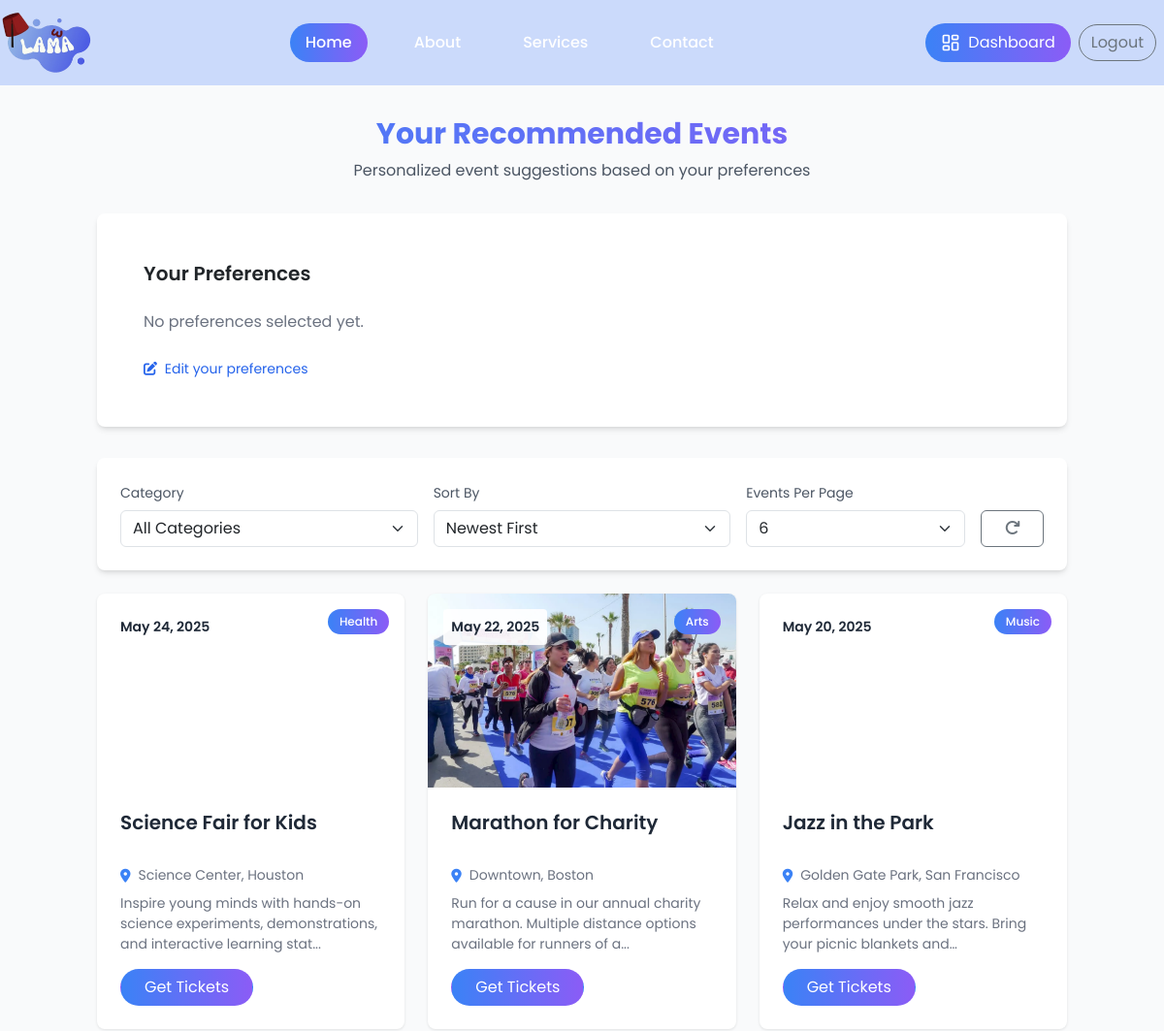
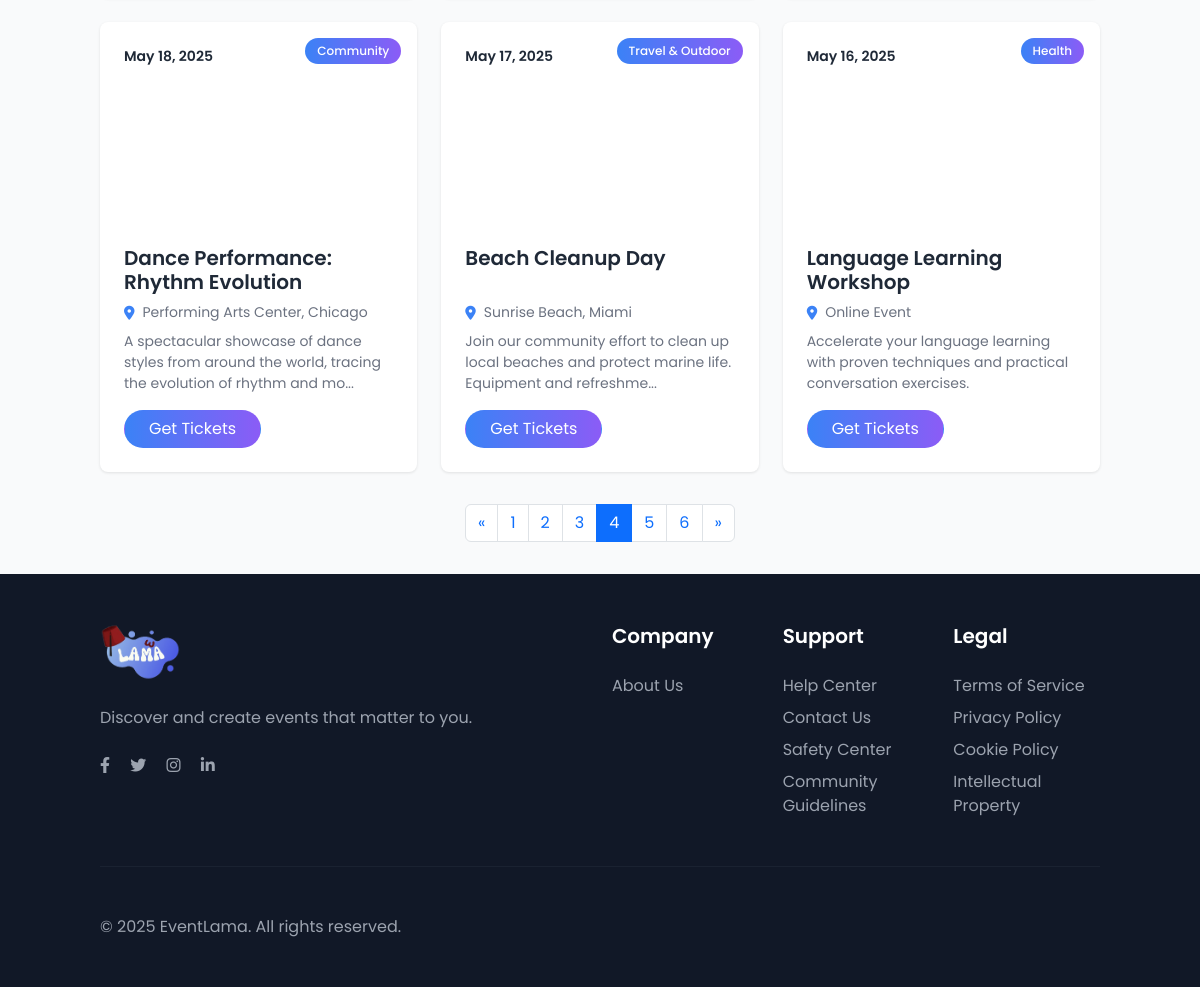
The page /view/pages/recommended-events.php?sort=newest&page=4 (signed in) on the database its author committed (2 pictures, top to bottom).
### tables this page shows
CREATE TABLE `events` (
  `id` int(11) NOT NULL,
  `organizer_id` int(11) NOT NULL,
  `title` varchar(255) NOT NULL,
  `description` text DEFAULT NULL,
  `start_date` datetime NOT NULL,
  `end_date` datetime NOT NULL,
  `door_time` time DEFAULT NULL,
  `location` varchar(255) DEFAULT NULL,
  `online_link` varchar(255) DEFAULT NULL,
  `event_type` enum('in-person','online') NOT NULL DEFAULT 'in-person',
  `image` varchar(255) DEFAULT NULL,
  `category_id` int(11) NOT NULL,
  `capacity` int(11) DEFAULT NULL,
  `age_restriction` varchar(50) DEFAULT 'All Ages',
  `status` varchar(50) DEFAULT NULL,
  `created_at` datetime DEFAULT current_timestamp()
);

CREATE TABLE `categories` (
  `id` int(11) NOT NULL,
  `name` varchar(255) NOT NULL,
  `description` text DEFAULT NULL
);

### controller/preferences.php (called while the page is built, shortened)
<?php
function getRecommendedEvents(PDO $pdo, int $userId, int $limit = 6, int $offset = 0, int $categoryId = 0, string $sortBy = 'newest'): array
{
    try {
        $where = "WHERE up.user_id = :user_id
                AND e.start_date >= CURRENT_TIMESTAMP()
                AND e.status = 'published'";
        $orderBy = "ORDER BY ";
        switch ($sortBy) {
            case 'newest':
            default:
                $orderBy .= "e.start_date DESC";
                break;
        }
        $stmt = $pdo->prepare("
            SELECT DISTINCT e.*, c.name as category_name
            FROM events e
            INNER JOIN user_preferences up ON e.category_id = up.category_id
            INNER JOIN categories c ON e.category_id = c.id
            $where
            $orderBy
            LIMIT :limit
            OFFSET :offset
        ");
        $stmt->bindParam(':user_id', $userId, PDO::PARAM_INT);
        $stmt->bindParam(':limit', $limit, PDO::PARAM_INT);
        $stmt->bindParam(':offset', $offset, PDO::PARAM_INT);
        $stmt->execute();
        $events = $stmt->fetchAll(PDO::FETCH_ASSOC);
        if (empty($events)) {
            $fallbackWhere = "WHERE e.start_date >= CURRENT_TIMESTAMP()
                          AND e.status = 'published'";
            $stmt = $pdo->prepare("
                SELECT e.*, c.name as category_name
                FROM events e
                INNER JOIN categories c ON e.category_id = c.id
                $fallbackWhere
                $orderBy
                LIMIT :limit
                OFFSET :offset
            ");
            $stmt->bindParam(':limit', $limit, PDO::PARAM_INT);
            $stmt->bindParam(':offset', $offset, PDO::PARAM_INT);
            $stmt->execute();
            $events = $stmt->fetchAll(PDO::FETCH_ASSOC);
        }
        return $events;
    } catch (PDOException $e) {
        error_log("Get Recommended Events Error: " . $e->getMessage());
        return [];
    }
}
function countRecommendedEvents($pdo, $userId, $categoryId = 0)
{
    try {
        $where = "WHERE up.user_id = :user_id
                AND e.start_date >= CURRENT_TIMESTAMP()
                AND e.status = 'published'";
        $stmt = $pdo->prepare("
            SELECT COUNT(DISTINCT e.id) as total
            FROM events e
            INNER JOIN user_preferences up ON e.category_id = up.category_id
            INNER JOIN categories c ON e.category_id = c.id
            $where
        ");
        $stmt->bindParam(':user_id', $userId, PDO::PARAM_INT);
        $stmt->execute();
        $result = $stmt->fetch(PDO::FETCH_ASSOC);
        $count = $result['total'] ?? 0;
        if ($count == 0) {
            $fallbackWhere = "WHERE e.start_date >= CURRENT_TIMESTAMP()
                          AND e.status = 'published'";
            $stmt = $pdo->prepare("
                SELECT COUNT(DISTINCT e.id) as total
                FROM events e
                INNER JOIN categories c ON e.category_id = c.id
                $fallbackWhere
            ");
            $stmt->execute();
            $result = $stmt->fetch(PDO::FETCH_ASSOC);
            $count = $result['total'] ?? 0;
        }
        return $count;
    } catch (PDOException $e) {
        error_log("Count Recommended Events Error: " . $e->getMessage());
        return 0;
    }
}

### view/pages/recommended-events.php (the view, shortened to what this page needs)
<?php
include_once __DIR__ . '/../../config/database.php';
include_once __DIR__ . '/../../controller/preferences.php';
$user_id = $_SESSION['user_id'];
$limit = isset($_GET['limit']) ? (int)$_GET['limit'] : 6;
$page = isset($_GET['page']) ? (int)$_GET['page'] : 1;
$offset = ($page - 1) * $limit;
$category_filter = isset($_GET['category']) ? (int)$_GET['category'] : 0;
$sort_by = isset($_GET['sort']) ? $_GET['sort'] : 'newest';
$user_preferences = getUserPreferences($cnx, $user_id);
$recommended_events = getRecommendedEvents($cnx, $user_id, $limit, $offset, $category_filter, $sort_by);
$total_events = countRecommendedEvents($cnx, $user_id, $category_filter);
$total_pages = ceil($total_events / $limit);
$categories = getCategories($cnx);
$base_url = '?';
if ($sort_by) $base_url .= "sort={$sort_by}&";
?>
<!DOCTYPE html>
<html lang="en">
<head>
    <script src="https://cdn.tailwindcss.com"></script>
    <link href="https://cdn.jsdelivr.net/npm/bootstrap@5.3.0/dist/css/bootstrap.min.css" rel="stylesheet" />
    <link rel="stylesheet" href="https://cdnjs.cloudflare.com/ajax/libs/font-awesome/6.4.0/css/all.min.css" />
    <link rel="stylesheet" href="../styles/css/landing2.css" />
    <script src="../scripts/tailwind.js"></script>
</head>
<body>
    <?php include '../partials/navbar.php'; ?>
    <main class="py-8 bg-gray-50">
        <div class="container">
            <div class="mb-8 text-center">
                <h1 class="text-3xl font-bold text-gradient mb-2">Your Recommended Events</h1>
                <p class="text-gray-600">Personalized event suggestions based on your preferences</p>
            </div>
            <div class="bg-white rounded-lg shadow-md p-5 mb-8">
                <h2 class="text-xl font-semibold mb-4">Your Preferences</h2>
                <div class="flex flex-wrap gap-2 mb-4">
                    <?php if (!empty($user_preferences)): ?>
                        <?php foreach ($categories as $category): ?>
                            <?php if (in_array($category['id'], $user_preferences)): ?>
                                <span class="bg-blue-100 text-blue-700 px-3 py-1 rounded-full text-sm">
                                    <?php echo htmlspecialchars($category['name']); ?>
                                </span>
                            <?php endif; ?>
                        <?php endforeach; ?>
                    <?php else: ?>
                        <p class="text-gray-500">No preferences selected yet.</p>
                    <?php endif; ?>
                </div>
                <a href="landing-page.php#preferencesSection" class="text-blue-600 text-sm hover:underline">
                    <i class="fas fa-edit me-1"></i> Edit your preferences
                </a>
            </div>
            <div class="bg-white rounded-lg shadow-md p-4 mb-4">
                <form method="GET" class="row g-3 align-items-end" id="filterForm">
                    <div class="col-md-4">
                        <label for="categoryFilter" class="form-label text-sm text-gray-600">Category</label>
                        <select class="form-select" id="categoryFilter" name="category" onchange="this.form.submit()">
                            <option value="0" <?php echo $category_filter == 0 ? 'selected' : ''; ?>>All Categories</option>
                        </select>
                    </div>
                    <div class="col-md-4">
                        <label for="sortFilter" class="form-label text-sm text-gray-600">Sort By</label>
                        <select class="form-select" id="sortFilter" name="sort" onchange="this.form.submit()">
                            <option value="newest" <?php echo $sort_by == 'newest' ? 'selected' : ''; ?>>Newest First</option>
                        </select>
                    </div>
                    <div class="col-md-3">
                        <label for="limitFilter" class="form-label text-sm text-gray-600">Events Per Page</label>
                        <select class="form-select" id="limitFilter" name="limit" onchange="this.form.submit()">
                            <option value="6" <?php echo $limit == 6 ? 'selected' : ''; ?>>6</option>
                        </select>
                    </div>
                    <div class="col-md-1">
                        <a href="recommended-events.php" class="btn btn-outline-secondary w-100" title="Clear Filters">
                            <i class="fas fa-redo"></i>
                        </a>
                    </div>
                </form>
            </div>
            <?php if (!empty($recommended_events)): ?>
                <div class="row g-4">
                    <?php foreach ($recommended_events as $event): ?>
                        <div class="col-lg-4 col-md-6">
                            <div class="event-card h-100">
                                <div class="event-image" style="background-image: url('<?php echo $event['image'] ?? '../assets/images/default.jpg'; ?>')">
                                    <div class="event-date">
                                        <?php echo date('M d, Y', strtotime($event['start_date'])); ?>
                                    </div>
                                    <div class="event-category">
                                        <?php echo htmlspecialchars($event['category_name'] ?? 'Uncategorized'); ?>
                                    </div>
                                </div>
                                <div class="event-content">
                                    <h3 class="event-title"><?php echo htmlspecialchars($event['title']); ?></h3>
                                    <div class="event-location">
                                        <i class="fas fa-map-marker-alt"></i>
                                        <span>
                                            <?php echo $event['event_type'] === 'online'
                                                ? 'Online Event'
                                                : htmlspecialchars($event['location']);
                                            ?>
                                        </span>
                                    </div>
                                    <p class="event-description">
                                        <?php echo htmlspecialchars(
                                            strlen($event['description']) > 100
                                                ? substr($event['description'], 0, 100) . '...'
                                                : $event['description']
                                        ); ?>
                                    </p>
                                    <a href="event-details.php?id=<?php echo $event['id']; ?>" class="btn btn-gradient rounded-pill px-4">Get Tickets</a>
                                </div>
                            </div>
                        </div>
                    <?php endforeach; ?>
                </div> <?php if ($total_pages > 1): ?>
                    <nav class="mt-8">
                        <ul class="pagination justify-content-center">
                            <li class="page-item <?php echo ($page <= 1) ? 'disabled' : ''; ?>">
                                <a class="page-link" href="<?php echo $base_url; ?>page=<?php echo $page - 1; ?>" aria-label="Previous">
                                    <span aria-hidden="true">&laquo;</span>
                                </a>
                            </li>
                            <?php for ($i = 1; $i <= $total_pages; $i++): ?>
                                <li class="page-item <?php echo ($page == $i) ? 'active' : ''; ?>">
                                    <a class="page-link" href="<?php echo $base_url; ?>page=<?php echo $i; ?>"><?php echo $i; ?></a>
                                </li>
                            <?php endfor; ?>
                            <li class="page-item <?php echo ($page >= $total_pages) ? 'disabled' : ''; ?>">
                                <a class="page-link" href="<?php echo $base_url; ?>page=<?php echo $page + 1; ?>" aria-label="Next">
                                    <span aria-hidden="true">&raquo;</span>
                                </a>
                            </li>
                        </ul>
                    </nav>
                <?php endif; ?>
            <?php endif; ?>
        </div>
    </main>
    <?php include "../partials/footer.php"; ?>
</body>
</html>

### view/styles/css/landing2.css (style rules this page uses)
html, body { margin: 0; padding: 0; width: 100%; height: 100%; overflow-x: hidden; box-sizing: border-box; font-family: "Poppins", sans-serif; }
*, *:before, *:after { box-sizing: inherit; }
body { display: flex; flex-direction: column; min-height: 100vh; background-color: #f5f7ff; }
main { flex: 1; }
.text-gradient { background: linear-gradient(to right, #3b82f6, #8b5cf6); -webkit-background-clip: text; -webkit-text-fill-color: transparent; }
.btn-gradient { background: linear-gradient(to right, #3b82f6, #8b5cf6); color: white; transition: all 0.3s ease; }
.event-card { border-radius: 0.5rem; overflow: hidden; transition: all 0.3s ease; height: 100%; background-color: white; box-shadow: 0 1px 3px rgba(0, 0, 0, 0.1); }
.event-image { height: 200px; background-size: cover; background-position: center; position: relative; }
.event-date { position: absolute; top: 1rem; left: 1rem; background-color: rgba(255, 255, 255, 0.9); padding: 0.5rem; border-radius: 0.25rem; font-weight: 600; font-size: 0.875rem; color: #1f2937; }
.event-category { position: absolute; top: 1rem; right: 1rem; background: linear-gradient(to right, #3b82f6, #8b5cf6); padding: 0.25rem 0.75rem; border-radius: 1rem; font-weight: 500; font-size: 0.75rem; color: white; }
.event-content { padding: 1.5rem; }
.event-title { font-size: 1.25rem; font-weight: 600; margin-bottom: 0.5rem; color: #1f2937; display: -webkit-box; -webkit-line-clamp: 2; -webkit-box-orient: vertical; overflow: hidden; text-overflow: ellipsis; height: 3rem; }
.event-location { display: flex; align-items: center; font-size: 0.875rem; color: #6b7280; margin-bottom: 0.5rem; }
.event-location i { margin-right: 0.5rem; color: #3b82f6; }
.event-description { font-size: 0.875rem; color: #6b7280; margin-bottom: 1rem; display: -webkit-box; -webkit-line-clamp: 3; -webkit-box-orient: vertical; overflow: hidden; text-overflow: ellipsis; height: 3.9rem; }

### rows shown on the page
events: start_date "May 24, 2025", category.name "Health", title "Science Fair for Kids", location "Science Center, Houston", description "Inspire young minds with hands-on science experiments, demonstrations, and interactive learning stat..."
events: image (picture), start_date "May 22, 2025", category.name "Arts", title "Marathon for Charity", location "Downtown, Boston", description "Run for a cause in our annual charity marathon. Multiple distance options available for runners of a..."
events: start_date "May 20, 2025", category.name "Music", title "Jazz in the Park", location "Golden Gate Park, San Francisco", description "Relax and enjoy smooth jazz performances under the stars. Bring your picnic blankets…"
events: start_date "May 18, 2025", category.name "Community", title "Dance Performance: Rhythm Evolution", location "Performing Arts Center, Chicago", description "A spectacular showcase of dance styles from around the world, tracing the evolution of rhythm and mo..."
events: start_date "May 17, 2025", category.name "Travel & Outdoor", title "Beach Cleanup Day", location "Sunrise Beach, Miami", description "Join our community effort to clean up local beaches and protect marine life. Equipment and refreshme..."
events: start_date "May 16, 2025", category.name "Health", title "Language Learning Workshop", event_type "Online Event", description "Accelerate your language learning with proven techniques and practical conversation exercises."
